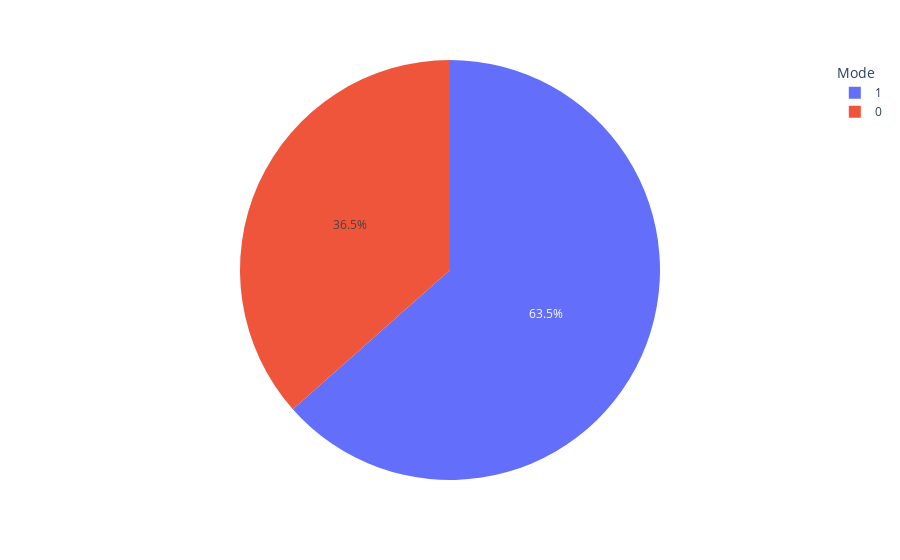

Write notebook code for a chart like this one.
### Markdown cell above
0: Minor
1: Major

### Code cell
mode = list(FeatureDF['mode'].value_counts().index)
size = list(FeatureDF['mode'].value_counts())

fig = px.pie(values=size, names = mode)
fig.update_layout(legend_title_text='Mode')
fig.show()

### Figure 1 — Plotly figure (JSON) as saved in the notebook; plotly's stock layout.template omitted (floating-point values rounded to 4 significant figures)
{"data": [{"domain": {"x": [0, 1], "y": [0, 1]}, "hovertemplate": "label=%{label}<br>value=%{value}<extra></extra>", "labels": [1, 0], "legendgroup": "", "name": "", "showlegend": true, "type": "pie", "values": [33, 19]}], "layout": {"legend": {"title": {"text": "Mode"}, "tracegroupgap": 0}, "margin": {"t": 60}}}
